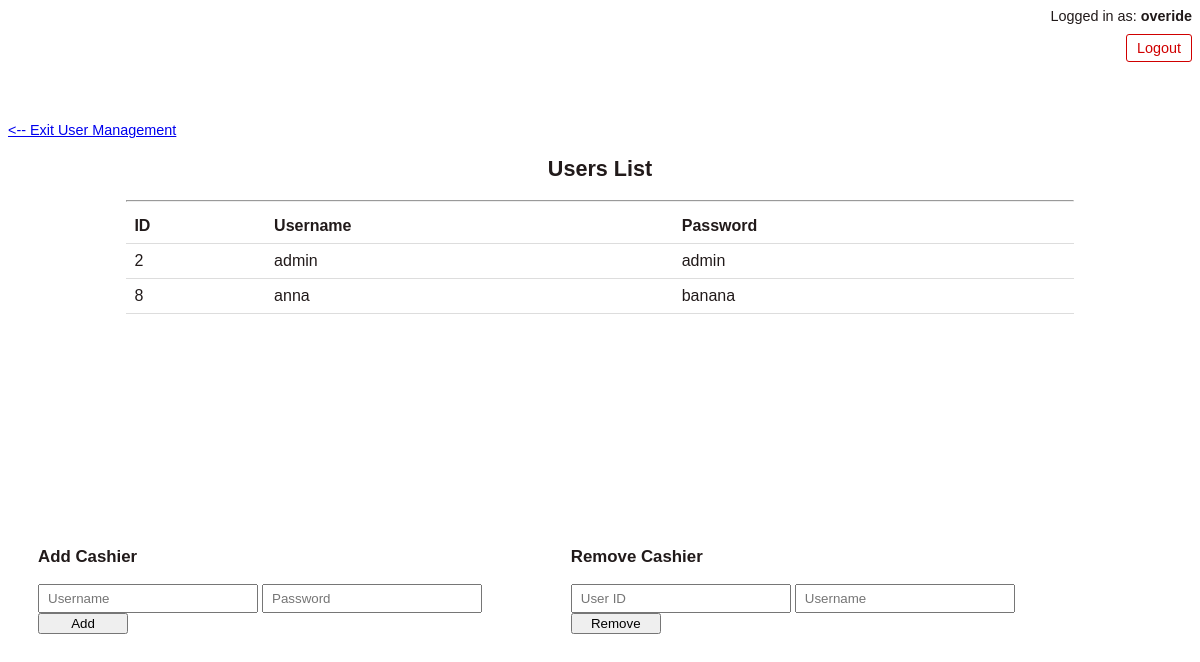
The page /user_management.php (signed in) on the database its author committed.
### tables this page shows
CREATE TABLE `users` (
  `id` int(11) NOT NULL,
  `username` varchar(50) NOT NULL,
  `password` varchar(255) NOT NULL
);

### user_management.php (the view, shortened to what this page needs)
<?php
    include 'header1.php';
    include "php/dbconn.php";
    $sql = "SELECT * FROM users WHERE id > 1";
    $result = mysqli_query($conn,$sql);
    ?>
        <a href="admin.php"><-- Exit User Management</a>
        <div class = "table_container">
            <h2>Users List</h2>
            <hr>
            <table>
                <tr>
                    <td><b>ID</b></td>
                    <td><b>Username</b></td>
                    <td><b>Password</b></td>
                </tr>
                <?php
                    while($row = mysqli_fetch_array($result)){
                        echo "<tr><td>".$row['id']."<td>" . $row['username'] . "</td><td>" . $row['password'] . "</td></tr>";
                        }
                ?>
            </table>
        </div>
        <div class = "actions">
            <div class = "column">
                <h3>Add Cashier</h3>
                <form action="php/user_add.php" method="post">
                    <input type="text" name="uname" placeholder="Username">
                    <input type="text" name="pass" placeholder="Password">
                    <button type="submit">Add</button>
                </form><br/><br/>
            </div>
            <div class = "column">
                <h3>Remove Cashier</h3>
                <form action="php/user_remove.php" method="post">
                    <input type="text" name="uid" placeholder="User ID">
                    <input type="text" name= "uname" placeholder="Username">
                    <button type="submit">Remove</button>
                </form>
            </div>
        </div>
    </body>
</html>

### css/style.css (style rules this page uses)
body { font-family: Arial; color: #211a1a; font-size: 0.9em; }
table { border-collapse: collapse; width: 100%; overflow-y: auto; }
th, td { padding: 8px; text-align: left; border-bottom: 1px solid #ddd; }
.table_container { height: 50%; width: 80%; position: relative; left: 10%; align-items: center; text-align: center; border-color: black; overflow-y: auto; }
.actions { padding-left: 30px; height: 50%; width: 90%; top: 70%; left: 10%; }
input[type=text] { width: 220px; padding: 5px 8px }
button { width: 90px; }
.column { float: left; width: 50%; }

### rows shown on the page
users: id "2", username "admin", password "admin"
users: id "8", username "anna", password "banana"

### other values the page prints
$user "overide"
